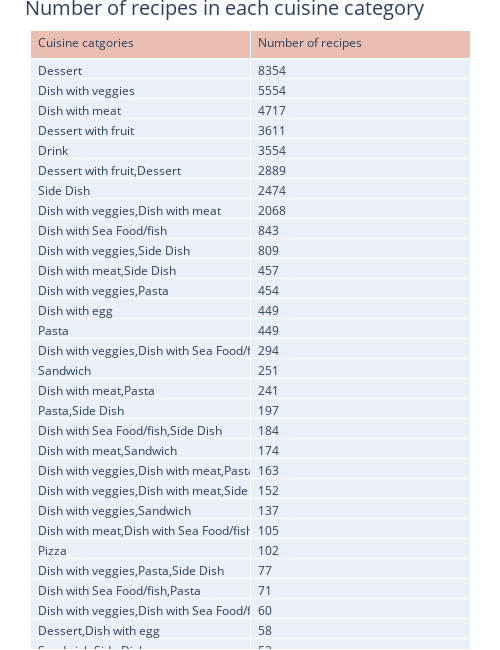

Here is the notebook cell this chart was saved with:
### Code cell
trace = go.Table(
                header=dict(values=['Cuisine catgories','Number of recipes'],
                fill = dict(color=['#EABEB0']), 
                align = ['left'] * 5),
                cells=dict(values=[Recipes_data.t_recipe.value_counts().index,Recipes_data.t_recipe.value_counts()],
                align = ['left'] * 5))

layout = go.Layout(title='Number of recipes in each cuisine category',
                   titlefont = dict(size = 20),
                   width=500, height=650, 
                   paper_bgcolor =  'rgba(0,0,0,0)',
                   plot_bgcolor = 'rgba(0,0,0,0)',
                   autosize = False,
                   margin=dict(l=30,r=30,b=1,t=30,pad=1),
                   )
data = [trace]
fig = dict(data=data, layout=layout)
iplot(fig)

### Figure 1 — Plotly figure (JSON) as saved in the notebook; plotly's stock layout.template omitted (floating-point values rounded to 4 significant figures; data arrays with more than 128 entries replaced by an {"elided": "..."} marker saying what was removed)
{"data": [{"cells": {"align": ["left", "left", "left", "left", "left"], "values": {"elided": "2 rows, 223 mixed values in total"}}, "header": {"align": ["left", "left", "left", "left", "left"], "fill": {"color": ["#EABEB0"]}, "values": ["Cuisine catgories", "Number of recipes"]}, "type": "table"}], "layout": {"autosize": false, "height": 650, "margin": {"b": 1, "l": 30, "pad": 1, "r": 30, "t": 30}, "paper_bgcolor": "rgba(0,0,0,0)", "plot_bgcolor": "rgba(0,0,0,0)", "title": {"font": {"size": 20}, "text": "Number of recipes in each cuisine category"}, "width": 500}}
